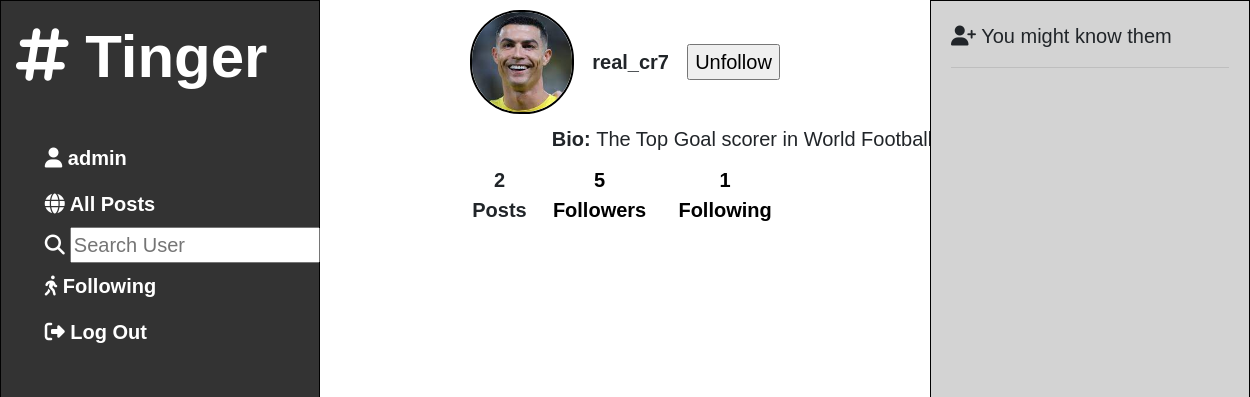
Page /profile/real_cr7 (signed in) on the committed database.
### network/models.py (models this page shows, shortened)
class User(AbstractUser):
    bio = models.TextField(null=True)
    birthdate = models.DateField(null=True, blank=True)
    location = models.TextField(blank=True)
    profileimg = models.ImageField(upload_to='profile_images', default='blank-profile-picture.png')
    following = models.ManyToManyField('self', through='Relationship', symmetrical=False, related_name='followers')

### network/views.py (the view)
# urls.py: path("profile/<str:username>", views.profile_view, name="profile"),
def profile_view(request, username):
    try:
        user = User.objects.get(username=username)
    except User.DoesNotExist:
        raise Http404("User does not exist")
    if request.user.is_authenticated:
        following_count = user.followers.count()
        followers_count = user.following.count()
        posts_count = Post.objects.filter(author=user).count()
        bio = user.bio
        form = ProfileForms(instance=request.user)
        profile_img = user.profileimg
        is_following = request.user.following.filter(username=username).exists()
        return render(request, "network/profile.html",
                      {'name':username,
                       'posts_count': posts_count,
                       'profile_img': profile_img,
                       'bio': bio,
                       'following_count': following_count,
                       'followers_count': followers_count,
                       'is_following': is_following,
                       'form': form
                       })
    else:
        return redirect('login')

### network/views.py
class ProfileForms(forms.ModelForm):
    profileimg = forms.ImageField(label="Profile Picture")
    class Meta:
        model = User
        fields = ('profileimg',)

### network/templates/network/profile.html (shortened to what this page needs)
{% extends "network/layout.html" %}
{% load static %}
{% block body %}
    <div class="profile-section">
        <div class="puopff">
            <div class="puo">
                <div class="profile-pic">
                    <img src="{{ profile_img.url }}" alt="Profile Picture" width="100" class="prof-pic">
                </div>
                <div class="username">
                    <strong>{{ name }}</strong>
                </div>
                <div class="option">
                    {% if user.is_authenticated %}
                        {% if user.username != name %}
                            <form method="POST" action="{% url 'follow_unfollow' name %}">
                                <input type="submit" value="{% if is_following %}Unfollow{% else %}Follow{% endif %}">
                            </form>
                        {% else %}
                            <button id="settings">
                                Edit Profile
                                <i class="fas fa-cog"></i>
                            </button>
                        {% endif %}
                    {% endif %}
                </div>
            </div>
            <div class="bio">
                <div><b>Bio: </b>
                {{ bio }}
                </div>
            </div>
            <div class="pff">
                <div id="nr-posts">
                    <b>
                    <div> {{ posts_count }}</div>
                    Posts
                    </b>
                </div>
                <button id="followers">
                    <b>
                    <div> {{ following_count }}</div>
                    Followers
                    </b>
                </button>
                <button id="followings">
                    <b>
                    <div>{{ followers_count }}</div>
                    Following
                    </b>
                </button>
            </div>
        </div>
    </div>
{% endblock %}

### network/templates/network/layout.html (shortened to what this page needs)
{% load static %}
<!DOCTYPE html>
<html lang="en">
    <head>
        <link rel="stylesheet" href="https://stackpath.bootstrapcdn.com/bootstrap/4.4.1/css/bootstrap.min.css">
        <link rel="stylesheet" href="{% static 'network/styles.css' %}">
        <link rel="stylesheet" href="https://cdnjs.cloudflare.com/ajax/libs/font-awesome/4.7.0/css/font-awesome.min.css">
    </head>
    <body>
        <div class="left-bar">
            <nav>
                <a class="navbar-brand" href="{% url 'index' %}">
                    <h1>
                        <b>
                            <strong>
                                <i class="fa-solid fa-hashtag"></i>
                                Tinger
                            </strong>
                        </b>
                    </h1>
                </a>
                <div>
                <ul class="navbar-nav mr-auto">
                    {% if user.is_authenticated %}
                        <li class="nav-item">
                            <a id="username-link" class="nav-link" href="/profile/{{user.username}}">
                                <strong>
                                    <i class="fa-solid fa-user"></i>
                                    {{ user.username }}
                                </strong></a>
                        </li>
                    {% endif %}
                    <li class="nav-item">
                        <a id="all-posts" class="nav-link" href="{% url 'all_posts' %}">
                            <i class="fa-solid fa-globe"></i>
                            All Posts
                        </a>
                    </li>
                    {% if user.is_authenticated %}
                    <li class="nav-item">
                        <form action="{% url 'search' %}" method="get" style="display: flex; align-items: center; ">
                            <i class="fa-solid fa-magnifying-glass" style="color: #ffffff;"></i>
                            <input class="search" type="text" name="q" placeholder="Search User" style="margin-left: 5px; flex: 1; width: 250px;">
                        </form>
                    </li>
                        <li class="nav-item">
                            <a class="nav-link" href="{% url 'following' %}">
                                <i class="fa-solid fa-person-walking"></i>
                                Following
                            </a>
                        </li>
                        <li class="nav-item">
                            <a class="nav-link" href="{% url 'logout' %}">
                                <i class="fa-solid fa-right-from-bracket"></i>
                                Log Out
                            </a>
                        </li>
                    {% endif %}
                </ul>
                </div>
            </nav>
        </div>
        <div class="body">
            {% block body %}
            {% endblock %}
        </div>
        <div class="right-bar">
            <i class="fa-solid fa-user-plus"></i>
            You might know them
            <hr>
        </div>
    </body>
</html>

### network/static/network/styles.css (style rules this page uses)
.puopff { text-align: center; width: 60%; }
#nr-posts { text-align: center; }
.like-button, .edit-button, #followers, #followings { background: none; border:none; }
.prof-pic { border-radius: 48%; width: 100px; height: 100px; object-fit: cover; }
.profile-pic { text-align:center; border-radius: 48%; border: 2px solid #010101; }
.left-bar { border: 1px solid #010101; min-width:40vh; }
body { font-family: Arial, sans-serif; background-color:#333; margin: 0; padding: 0; display:grid; grid-template-columns: auto 1fr auto; font-size: 2.5vh; }
.body { background-color: rgb(255, 255, 255); }
.right-bar { background-color: lightgray; padding: 20px; border: 1px solid #010101; min-width:40vh; }
nav { background-color: #333; padding: 15px; }
ul { list-style-type: none; margin: 10%; display: flex; align-items: start; }
a { text-decoration: none; color: white; font-weight: bold; }
.profile-section { display: flex; align-items: center; justify-content:center; }
.pff, .puo { display: flex; align-items: center; justify-content:space-evenly; padding: 10px; }
.bio { display: flex; align-items: center; justify-content:space-around; width: 75vh; }
body { min-height: 100vh; }
li { padding: 0; margin: 0; }
h1 { font-size: 3em; }

### rows in the picture
User: username "admin"
User: username "real_cr7", bio "The Top Goal scorer in World Football"

### other values in the picture
{{ posts_count }} "2"
{{ following_count }} "5"
{{ followers_count }} "1"
